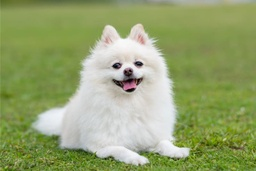
#> input picture module02_numpy/dog.jpeg, 256 x 171 px, shrunk from 800 x 534 before the run
$ python m02_w1_exercise2_image_processing.py
#> lines starting #> are read from the running program, lines starting #| are printed output that depends on the picture
# -*- coding: utf-8 -*-
"""M02_W1_Exercise2_Image_processing.ipynb

Automatically generated by Colab.

Original file is located at
    https://colab.research.google.com/drive/1tRc2_7fX8J444QV1jXBGQcRHFpNlpd-K

# Question 12
"""

# Download image
#! gdown 1i9dqan21DjQoG5Q_VEvm0LrVwAlXD0vB

import matplotlib.image as mpimg
import matplotlib.pyplot as plt
import numpy as np

img_path = './dog.jpeg'
def lightness_function(vector):
    return np.min(vector)*0.5 + np.max(vector)*0.5
img = mpimg.imread(img_path)
#> img is the input picture: shape (171, 256, 3); mean R, G, B 149.2, 163.3, 110.6
print(img[0,0])
#| [ 96 112  49]
gray_img_01 = np.apply_along_axis(lightness_function, axis=2, arr=img)
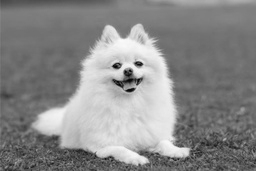
#> gray_img_01: shape (171, 256) float64; min 3.5, max 250, mean 137.1
gray_img_01[0, 0]
plt.imshow(gray_img_01, cmap = plt.get_cmap('gray'))

"""# Question 13"""

# Download image
#! gdown 1i9dqan21DjQoG5Q_VEvm0LrVwAlXD0vB

import matplotlib.image as mpimg
import matplotlib.pyplot as plt
import numpy as np

def average_function(vector):
    return (np.mean(vector))

img = mpimg.imread(img_path)
print(img[0,0])
#| [ 96 112  49]
gray_img_02 = np.apply_along_axis(average_function, axis=2, arr=img)
gray_img_02[0, 0].round(1)
plt.imshow(gray_img_02, cmap = plt.get_cmap('gray'))

"""# Question 14"""

# Download image
#! gdown 1i9dqan21DjQoG5Q_VEvm0LrVwAlXD0vB

import matplotlib.image as mpimg
import matplotlib.pyplot as plt
import numpy as np

def luminosity_function(vector):
    return (0.21*vector[0] + 0.72*vector[1] + 0.07*vector[2])

img = mpimg.imread(img_path)
print(img[0,0])
#| [ 96 112  49]
gray_img_03 = np.apply_along_axis(luminosity_function, axis=2, arr=img)
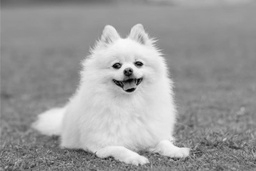
#> gray_img_03: shape (171, 256) float64; min 0.49, max 249.5, mean 156.6
print(gray_img_03[0, 0].round(1))
#| 104.2
plt.imshow(gray_img_03, cmap = plt.get_cmap('gray'))
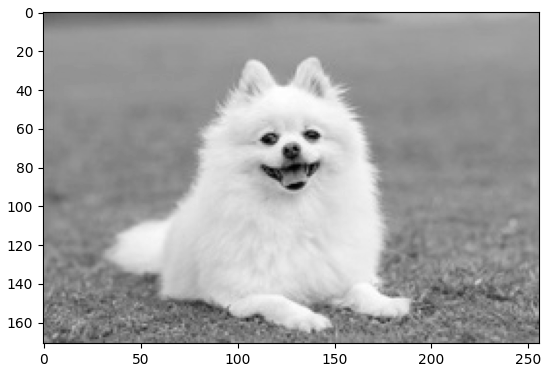
#> figure drawn by matplotlib, 1 panel
